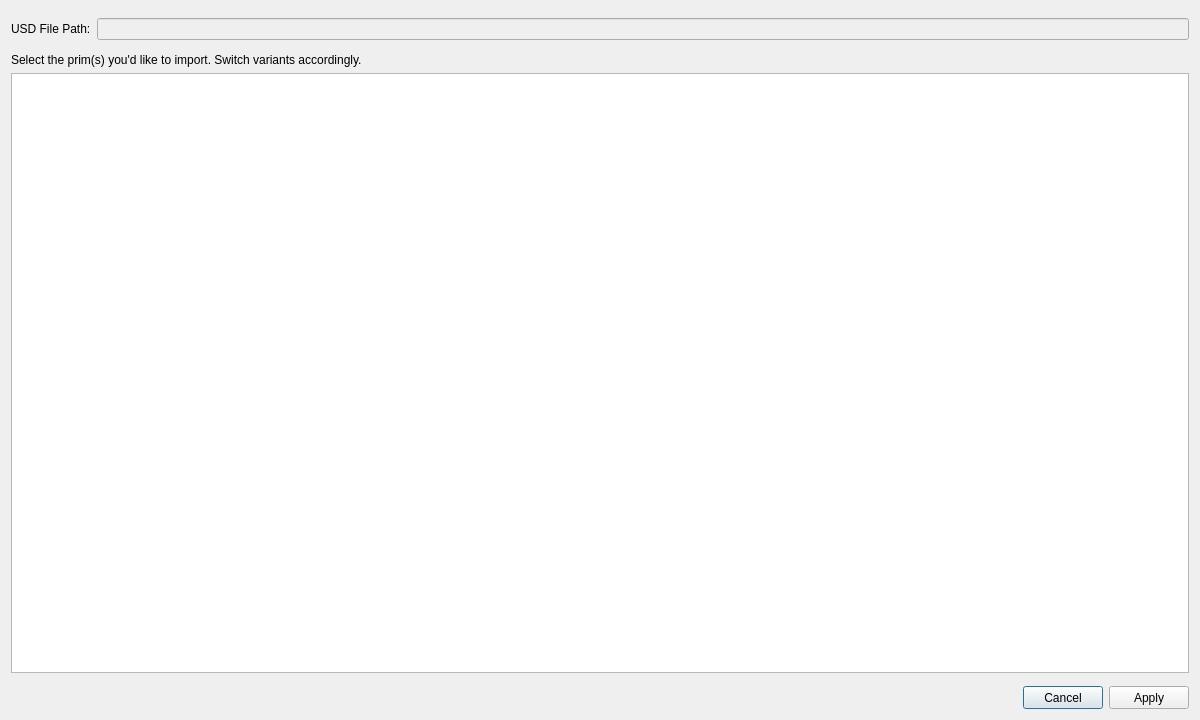
<?xml version="1.0" encoding="UTF-8"?>
<ui version="4.0">
 <class>ImportDialog</class>
 <widget class="QDialog" name="ImportDialog">
  <property name="windowModality">
   <enum>Qt::ApplicationModal</enum>
  </property>
  <property name="geometry">
   <rect>
    <x>0</x>
    <y>0</y>
    <width>1200</width>
    <height>720</height>
   </rect>
  </property>
  <property name="windowTitle">
   <string>Scope and Variants: Hierarchy View</string>
  </property>
  <property name="autoFillBackground">
   <bool>true</bool>
  </property>
  <property name="modal">
   <bool>false</bool>
  </property>
  <layout class="QGridLayout" name="gridLayout">
   <item row="3" column="0">
    <layout class="QHBoxLayout" name="horizontalLayout">
     <property name="topMargin">
      <number>7</number>
     </property>
     <item>
      <spacer name="horizontalSpacer">
       <property name="orientation">
        <enum>Qt::Horizontal</enum>
       </property>
       <property name="sizeHint" stdset="0">
        <size>
         <width>40</width>
         <height>20</height>
        </size>
       </property>
      </spacer>
     </item>
     <item>
      <widget class="QPushButton" name="cancelButton">
       <property name="minimumSize">
        <size>
         <width>0</width>
         <height>23</height>
        </size>
       </property>
       <property name="autoFillBackground">
        <bool>true</bool>
       </property>
       <property name="text">
        <string>Cancel</string>
       </property>
      </widget>
     </item>
     <item>
      <widget class="QPushButton" name="applyButton">
       <property name="enabled">
        <bool>true</bool>
       </property>
       <property name="minimumSize">
        <size>
         <width>0</width>
         <height>23</height>
        </size>
       </property>
       <property name="autoFillBackground">
        <bool>true</bool>
       </property>
       <property name="text">
        <string>Apply</string>
       </property>
      </widget>
     </item>
    </layout>
   </item>
   <item row="0" column="0">
    <layout class="QHBoxLayout" name="horizontalLayout_4">
     <property name="topMargin">
      <number>7</number>
     </property>
     <property name="bottomMargin">
      <number>7</number>
     </property>
     <item>
      <widget class="QLabel" name="label">
       <property name="autoFillBackground">
        <bool>true</bool>
       </property>
       <property name="text">
        <string>USD File Path:</string>
       </property>
      </widget>
     </item>
     <item>
      <widget class="QLineEdit" name="usdFilePath">
        <property name="readOnly">
          <bool>true</bool>
        </property>
        <property name="enabled">
          <bool>false</bool>
        </property>
      </widget>
     </item>
    </layout>
   </item>
   <item row="2" column="0">
    <layout class="QVBoxLayout" name="verticalLayout">
     <item>
      <widget class="QTreeView" name="treeView">
       <property name="autoFillBackground">
        <bool>true</bool>
       </property>
       <property name="editTriggers">
        <set>QAbstractItemView::NoEditTriggers</set>
       </property>
       <property name="selectionMode">
        <enum>QAbstractItemView::ExtendedSelection</enum>
       </property>
       <property name="uniformRowHeights">
        <bool>false</bool>
       </property>
      </widget>
     </item>
    </layout>
   </item>
   <item row="1" column="0">
    <widget class="QLabel" name="selectPrims">
     <property name="text">
      <string>Select the prim(s) you'd like to import. Switch variants accordingly.</string>
     </property>
    </widget>
   </item>
  </layout>
 </widget>
 <resources/>
 <connections>
  <connection>
   <sender>applyButton</sender>
   <signal>clicked()</signal>
   <receiver>ImportDialog</receiver>
   <slot>accept()</slot>
   <hints>
    <hint type="sourcelabel">
     <x>20</x>
     <y>20</y>
    </hint>
    <hint type="destinationlabel">
     <x>20</x>
     <y>20</y>
    </hint>
   </hints>
  </connection>
  <connection>
   <sender>cancelButton</sender>
   <signal>clicked()</signal>
   <receiver>ImportDialog</receiver>
   <slot>reject()</slot>
   <hints>
    <hint type="sourcelabel">
     <x>20</x>
     <y>20</y>
    </hint>
    <hint type="destinationlabel">
     <x>20</x>
     <y>20</y>
    </hint>
   </hints>
  </connection>
 </connections>
 <designerdata>
  <property name="gridDeltaX">
   <number>5</number>
  </property>
  <property name="gridDeltaY">
   <number>5</number>
  </property>
  <property name="gridSnapX">
   <bool>true</bool>
  </property>
  <property name="gridSnapY">
   <bool>true</bool>
  </property>
  <property name="gridVisible">
   <bool>true</bool>
  </property>
 </designerdata>
</ui>
